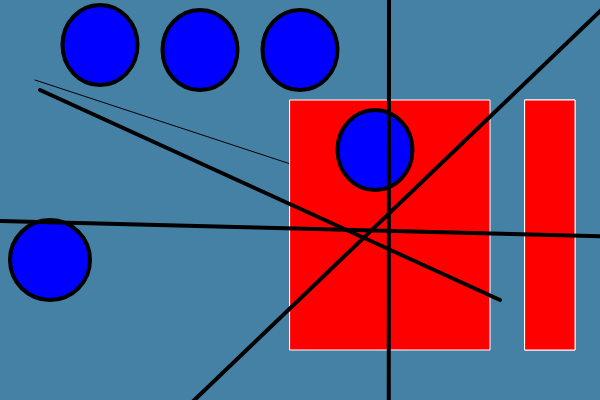
Frame 1 (no input)
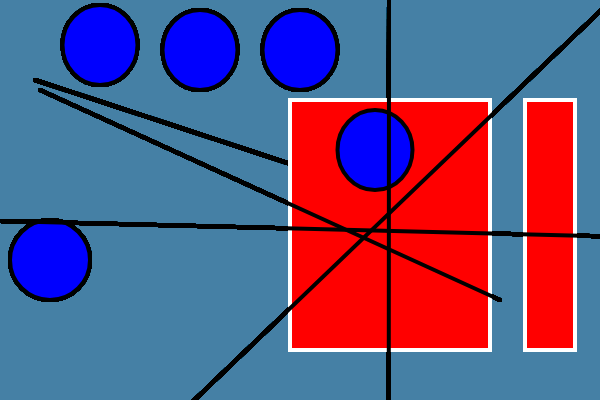
Frame 60 (no input)
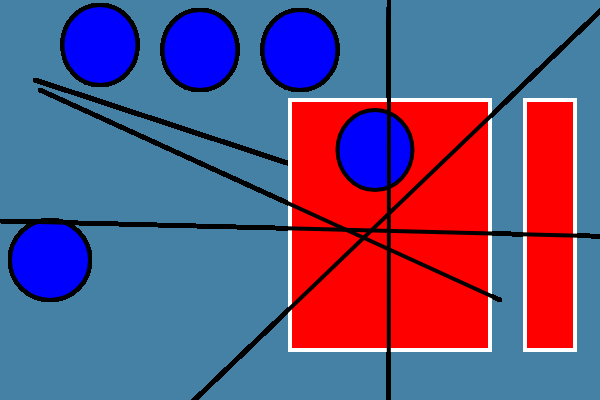
Frame 120 (the mouse pressed at the canvas centre since frame 60)

The p5.js sketch that drew these frames (run headless with seeded random() and noise() and a simulated clock; from frame 60 on, the mouse is pressed at the canvas centre):

// p5.js sketch
// ── sketch.js
function setup(){
    createCanvas(600,400);
    background(69, 128, 165);
}

function draw(){
  line(35, 80, 400, 200);
  
   stroke(255,255,255);
  fill(255,0,0);
  rect(525,100,50,250); 
  
 stroke(255,255,255);
  fill(255,0,0);
  rect(525,100,50,250);  
 
  
  stroke(255,255,255);
  fill(255,0,0);
  rect(290,100,200,250);  
  
  stroke(0,0,0);
  strokeWeight(4);
  fill(0,0,255)
  ellipse(100,45,75,80);
  
  stroke(0,0,0);
  strokeWeight(4);
  fill(0,0,255)
  ellipse(50,260,80,80);
 
 stroke(0,0,0);
  strokeWeight(4);
  fill(0,0,255)
  ellipse(375,150,75,80);
 

 stroke(0,0,0);
  strokeWeight(4);
  fill(0,0,255)
  ellipse(200,50,75,80);
  
   stroke(0,0,0);
  strokeWeight(4);
  fill(0,0,255)
  ellipse(300,50,75,80);
  
   line(40,90,500,300);
   line(-9, 595, 10000, -9000);
   line(-198, 216, 30050, 980);
   line(389, .2, 91, 499990);
 
}
